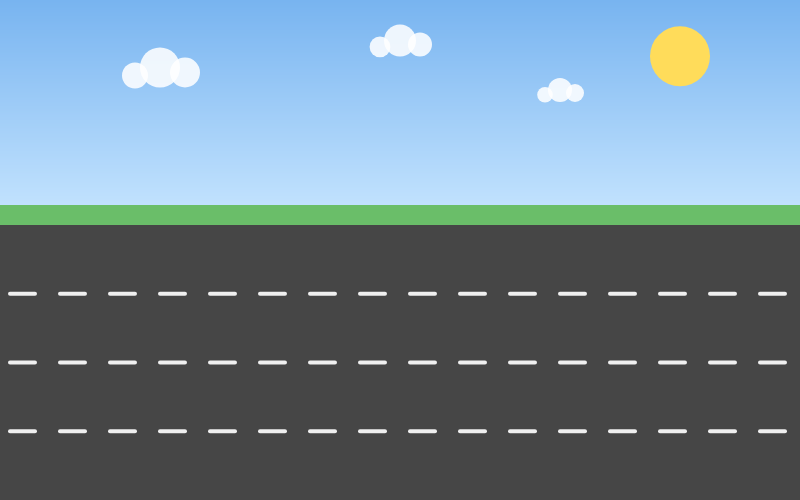
Frame 1 (no input)
Frame 60 (no input): identical to frame 1, image omitted
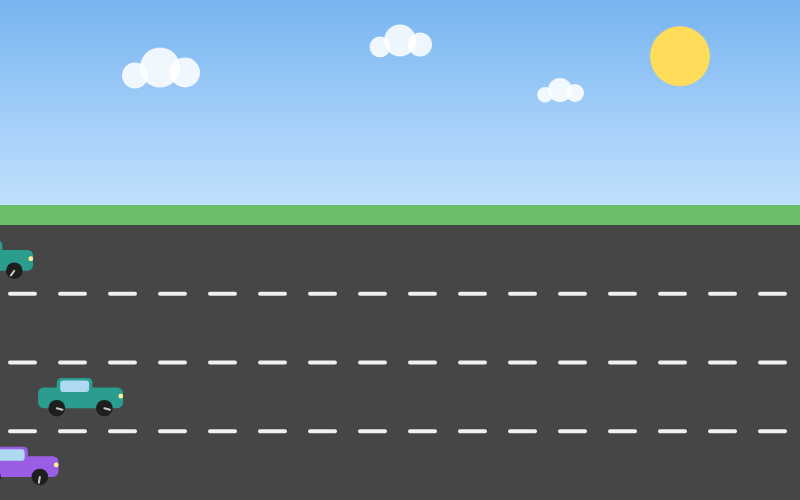
Frame 120 (the mouse pressed at the canvas centre since frame 60)

The p5.js sketch that drew these frames (run headless with seeded random() and noise() and a simulated clock; from frame 60 on, the mouse is pressed at the canvas centre):

// p5.js sketch
// ── sketch.js
// Cars driving left to right 🚗
// Click the canvas to add a new car.

const LANES = 4; // number of lanes on the road

let roadTop, laneH;
let cars = [];
let carColors = [
  "#e63946", // red
  "#f4a261", // orange
  "#2a9d8f", // teal
  "#457b9d", // blue
  "#e9c46a", // yellow
  "#9b5de5", // purple
  "#f8f9fa", // white
];

function setup() {
  createCanvas(800, 500);
  roadTop = height * 0.45; // where the road begins
  laneH = (height - roadTop) / LANES;

  // Start with one car per lane
  for (let i = 0; i < LANES; i++) {
    cars.push(new Car(i));
  }
}

function draw() {
  drawSky();
  drawRoad();

  for (let car of cars) {
    car.update();
    car.show();
  }
}

function mousePressed() {
  cars.push(new Car(floor(random(LANES))));
}

class Car {
  constructor(lane) {
    this.lane = lane;
    this.h = laneH * 0.55; // car height
    this.w = this.h * random(1.9, 2.4); // car length
    this.x = random(-width, -this.w); // start off-screen left
    this.speed = random(2, 6); // px per frame, left -> right
    this.color = random(carColors);
    this.y = roadTop + laneH * (lane + 0.5) - this.h / 2;
    this.wheelPhase = random(TWO_PI);
  }

  update() {
    this.x += this.speed;
    // Wrap around: re-enter from the left edge once fully off-screen right
    if (this.x > width + 10) {
      this.x = -this.w - random(0, 200);
      this.speed = random(2, 6);
      this.color = random(carColors);
    }
    this.wheelPhase += this.speed * 0.1;
  }

  show() {
    push();
    translate(this.x, this.y);

    // Body
    noStroke();
    fill(this.color);
    rect(0, this.h * 0.25, this.w, this.h * 0.55, this.h * 0.15);

    // Cabin
    fill(this.color);
    rect(this.w * 0.22, 0, this.w * 0.42, this.h * 0.45, this.h * 0.12);

    // Windows
    fill(174, 217, 240);
    rect(this.w * 0.26, this.h * 0.07, this.w * 0.34, this.h * 0.3, 3);

    // Headlight
    fill(255, 240, 150);
    rect(this.w - this.h * 0.12, this.h * 0.42, this.h * 0.12, this.h * 0.12, 2);

    // Wheels
    fill(30);
    let wheelY = this.h * 0.8;
    let r = this.h * 0.22;
    for (let wx of [this.w * 0.22, this.w * 0.78]) {
      ellipse(wx, wheelY, r * 2);
      // Spokes so the wheels appear to spin
      stroke(200);
      strokeWeight(2);
      let a = this.wheelPhase;
      line(
        wx,
        wheelY,
        wx + cos(a) * r * 0.7,
        wheelY + sin(a) * r * 0.7
      );
      noStroke();
    }

    pop();
  }
}

function drawSky() {
  // Gradient-ish sky
  noStroke();
  for (let y = 0; y < roadTop; y++) {
    let t = y / roadTop;
    fill(lerpColor(color(120, 180, 240), color(200, 230, 255), t));
    rect(0, y, width, 1);
  }

  // Sun
  fill(255, 220, 90);
  circle(width * 0.85, roadTop * 0.25, 60);

  // Clouds (static)
  fill(255, 255, 255, 220);
  for (let [cx, cy, s] of [
    [width * 0.2, roadTop * 0.3, 1],
    [width * 0.5, roadTop * 0.18, 0.8],
    [width * 0.7, roadTop * 0.4, 0.6],
  ]) {
    circle(cx, cy, 40 * s);
    circle(cx + 25 * s, cy + 5 * s, 30 * s);
    circle(cx - 25 * s, cy + 8 * s, 26 * s);
  }
}

function drawRoad() {
  // Grass
  noStroke();
  fill(106, 190, 105);
  rect(0, roadTop - 20, width, 20);

  // Asphalt
  fill(70);
  rect(0, roadTop, width, height - roadTop);

  // Lane dividers
  stroke(240);
  strokeWeight(4);
  for (let i = 1; i < LANES; i++) {
    let y = roadTop + laneH * i;
    for (let x = 10; x < width; x += 50) {
      line(x, y, x + 25, y);
    }
  }
  noStroke();
}

// ── style.css
html,
body {
  margin: 0;
  padding: 0;
  background: #222;
  display: flex;
  justify-content: center;
  align-items: center;
  height: 100%;
}

canvas {
  display: block;
}
